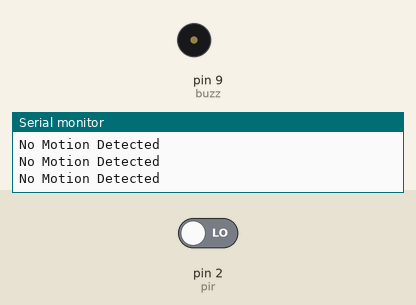
Recording of a sketch running on a simulated Arduino Uno, built with avr-gcc and run on an emulated ATmega328P. On the bench: buzzer (waves = sounding), the last lines printed to the serial monitor. The test bench sets the inputs (shaded band); at power-on: pin 2 (pir) LOW.

Above: at 2.8 s.
2.9 s: pin 2 (pir) driven HIGH
At 3.5 s:
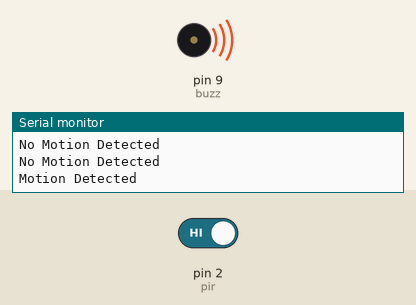
7.0 s: pin 2 (pir) driven LOW
At 7.9 s:
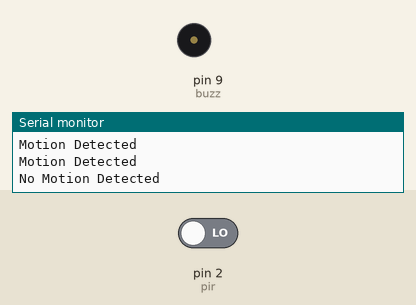
Timing chart, 0 to 10.0 s (numbered marks = the images above; inputs shaded):
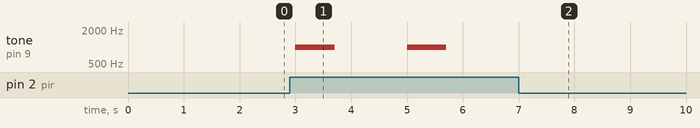

Measured:
- after the input at 2.9 s, tone on pin 9 (buzz): alternates 1000 Hz for 0.70 s and silent for 1.3 s, starting after 0.10 s
- after the input at 7.0 s, tone on pin 9 (buzz): stops changing and stays silent

The sketch:

1motiondetetction.ino
```cpp
//Defining pins

int buzz = 9;
int pir = 2;

void setup()
{

  // Sets the buzzer as an OUTPUT & PIR sensor as an INPUT
  pinMode(buzz, OUTPUT);
  pinMode(pir, INPUT);


// Serial Communication is starting with 9600 of baudrate speed
  Serial.begin(9600);
}

void loop()
{
  //Read data from the sensor
  int status = digitalRead(pir);


// check data from sensor if there is motion,
// if will execute otherwise else will execute
  if(status == HIGH)
  {
    Serial.println("Motion Detected");
    tone(buzz,1000,700);
    delay(2000);
  }
  else
  {
    Serial.println("No Motion Detected");
    delay(1000);
  }

}
```
